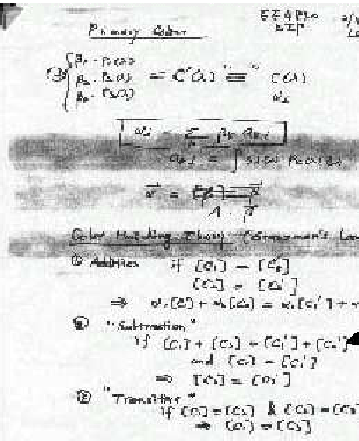
#> input picture images/p1_sucio.png, 359 x 441 px, found by its file name
$ python ej_p1.py
#> lines starting #> are read from the running program, lines starting #| are printed output that depends on the picture
import cv2
import numpy as np
import matplotlib.pyplot as plt

def plot_grayscale_histogram(image_path):
    # Read the image in grayscale
#> called with image_path = 'images/p1_sucio.png'
    img = cv2.imread(image_path, cv2.IMREAD_GRAYSCALE)
#> img: shape (441, 359); min 0, max 255, mean 221.1

    # Calculate the histogram
    hist = cv2.calcHist([img], [0], None, [256], [0,256])
#> hist = 256 values, max 11716 at index 255, min 1 at index 11, mean 618.4

    # Plot histogram
    plt.figure(figsize=(8, 6))
    plt.title('Grayscale Histogram')
    plt.xlabel('Pixel Intensity')
    plt.ylabel('Frequency')
    plt.bar(np.arange(256), hist.flatten(), color='black', width=1)
    plt.xlim([0, 256])
    plt.show()
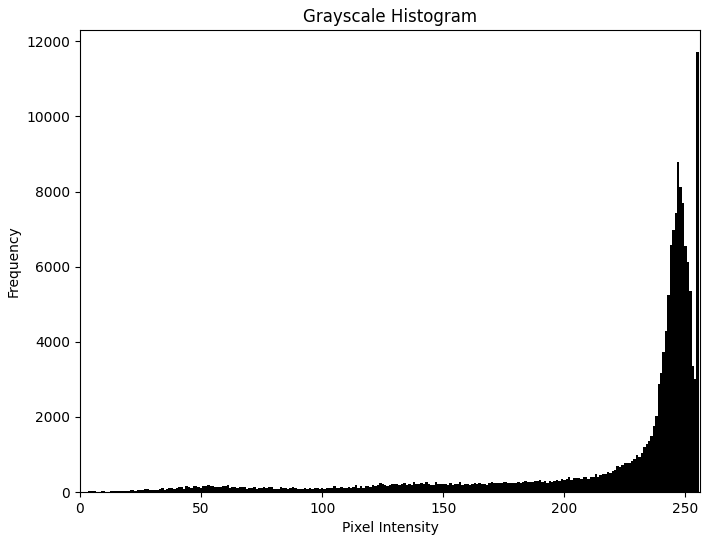
#> figure drawn by matplotlib, 1 panel; tallest bar 11716 high, from x = 254.5 to 255.5

# image = cv2.imread('images/p1_sucio.png', cv2.IMREAD_GRAYSCALE)
image = plot_grayscale_histogram('images/p1_sucio.png')

$ run again, with images/datagrama_ip.png copied over images/p1_sucio.png
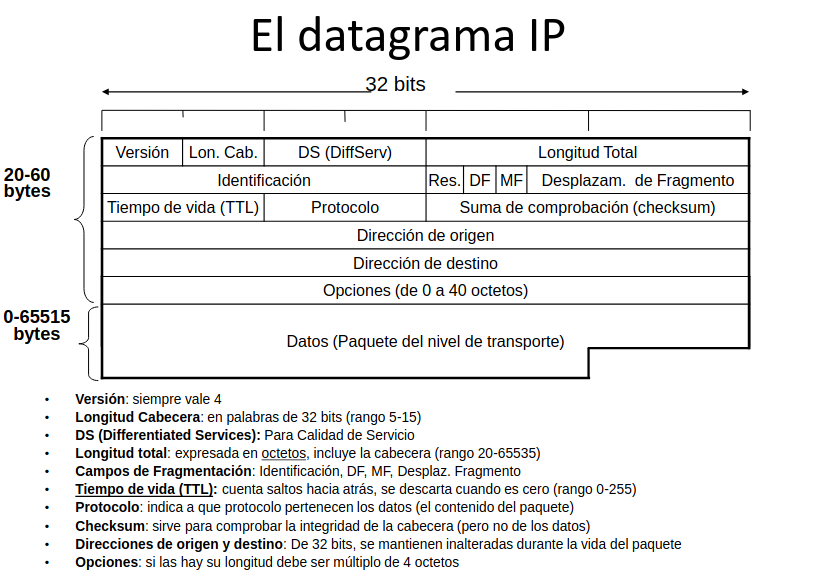
#> input picture images/datagrama_ip.png, 814 x 575 px, found by its file name
#> hist = 256 values, max 403205 at index 255, min 12 at index 165, mean 1828.3
#> in plot_grayscale_histogram, `plt.show()`:
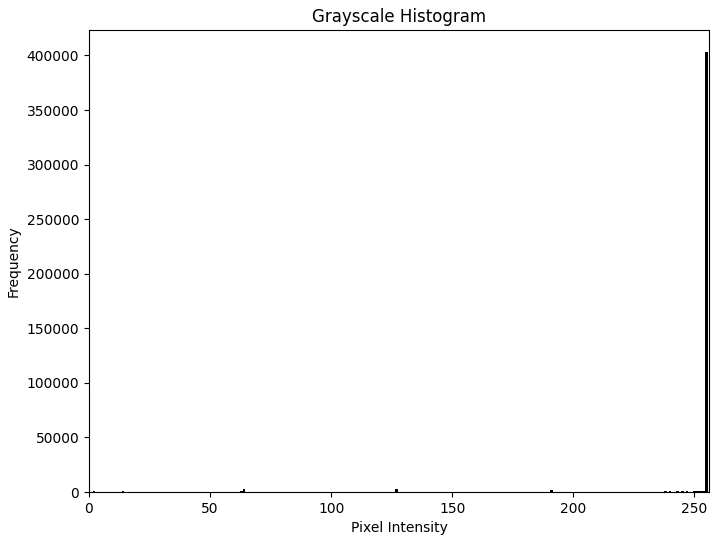
#> figure drawn by matplotlib, 1 panel; tallest bar 403205 high, from x = 254.5 to 255.5
